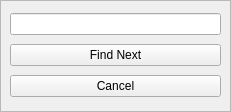
<?xml version="1.0" encoding="UTF-8"?>
<ui version="4.0">
 <class>Find</class>
 <widget class="QFrame" name="Find">
  <property name="geometry">
   <rect>
    <x>0</x>
    <y>0</y>
    <width>231</width>
    <height>112</height>
   </rect>
  </property>
  <property name="windowTitle">
   <string>Frame</string>
  </property>
  <property name="frameShape">
   <enum>QFrame::StyledPanel</enum>
  </property>
  <property name="frameShadow">
   <enum>QFrame::Raised</enum>
  </property>
  <widget class="QWidget" name="verticalLayoutWidget">
   <property name="geometry">
    <rect>
     <x>10</x>
     <y>10</y>
     <width>211</width>
     <height>91</height>
    </rect>
   </property>
   <layout class="QVBoxLayout" name="verticalLayout">
    <item>
     <widget class="QLineEdit" name="findQuery"/>
    </item>
    <item>
     <widget class="QPushButton" name="findNext">
      <property name="text">
       <string>Find Next</string>
      </property>
     </widget>
    </item>
    <item>
     <widget class="QPushButton" name="cancelNext">
      <property name="text">
       <string>Cancel</string>
      </property>
     </widget>
    </item>
   </layout>
  </widget>
 </widget>
 <resources/>
 <connections/>
</ui>
